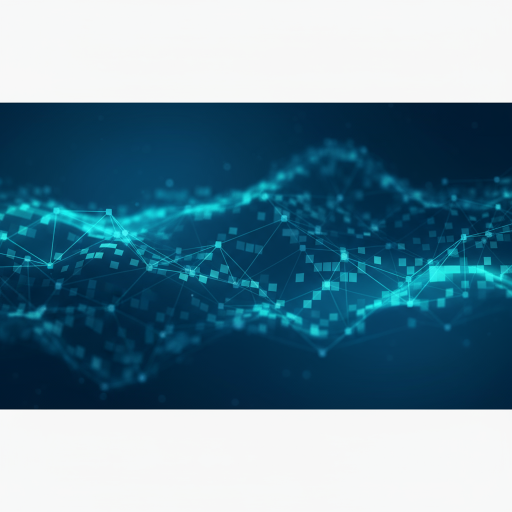
#> input picture Resources/hero-bg.jpg, 1024 x 1024 px (shown at 1/2 size)
$ python pixelate.py --input ../../../../Resources/hero-bg.jpg
#> lines starting #> are read from the running program, lines starting #| are printed output that depends on the picture
### bin/Debug/net6.0-windows/PythonScripts/core.py
"""
Numba 加速版 SLIC + 颜色量化 + 抖动
无 OpenCV，纯 NumPy + PIL + Numba
"""
from PIL import Image
import numpy as np
from dataclasses import dataclass
from typing import List, Optional
from sklearn.cluster import MiniBatchKMeans

@dataclass
class PixelArtConfig:
    pixel_size: int = 16
    color_count: int = 32
    dithering_method: Optional[str] = None
    dithering_strength: float = 0.5
    # ↓ 一键扩展（已开放）
    compactness: float = 10.0          # SLIC 紧凑度
    edge_harden: float = 0.0           # 边缘硬化强度
    align_grid: bool = False           # 栅格对齐
    quantize_space: str = "RGB"        # 颜色空间


# ---------- 颜色空间 ----------
# Apply njit decorator only if numba is available
njit_decorator = njit if 'numba' in globals() else lambda x: x

# [24 lines left out: function rgb_to_lab_numba, not called in this run]

def _rgb_to_lab_numpy(img: np.ndarray) -> np.ndarray:
    def gamma(c):
        return np.where(c <= 0.04045, c / 12.92, ((c + 0.055) / 1.055) ** 2.4)

    r, g, b = gamma(img[..., 0] / 255.0), gamma(img[..., 1] / 255.0), gamma(img[..., 2] / 255.0)
    x = r * 0.4124564 + g * 0.3575761 + b * 0.1804375
    y = r * 0.2126729 + g * 0.7151522 + b * 0.0721750
    z = r * 0.0193339 + g * 0.1191920 + b * 0.9503041
    x, y, z = x / 0.95047, y / 1.0, z / 1.08883

    def f(t):
        return np.where(t > 0.008856, t ** (1 / 3), (7.787 * t) + 16 / 116)

    fx, fy, fz = f(x), f(y), f(z)
    l = 116 * fy - 16
    a = 500 * (fx - fy)
    b = 200 * (fy - fz)

    lab = np.empty((l.shape[0], l.shape[1], 3), dtype=np.float64)
    lab[:, :, 0] = l
    lab[:, :, 1] = a
    lab[:, :, 2] = b
    return lab


# 定义njit和prange的替代实现
try:
    from numba import njit, prange
except ImportError:
    # njit的简单替代实现
    # [9 lines left out: function njit, not called in this run]

    # prange的简单替代实现
    def prange(*args):
        return range(*args)

# ---------- Numba 加速 SLIC ----------
class SLICPixelArtCore:
    def __init__(self, cfg: PixelArtConfig):
        self.cfg = cfg
        self.labels = None
        self.centers = []

    def initialize_centers(self, lab: np.ndarray) -> np.ndarray:
        h, w = lab.shape[:2]
        step = self.cfg.pixel_size
        centers = []
        for i in range(step // 2, h, step):
            for j in range(step // 2, w, step):
                min_grad, best = np.inf, (i, j)
                for di in (-1, 0, 1):
                    for dj in (-1, 0, 1):
                        ni, nj = i + di, j + dj
                        if 0 <= ni < h and 0 <= nj < w and ni + 1 < h and nj + 1 < w:
                            grad = (np.sum(np.abs(lab[ni + 1, nj] - lab[ni - 1, nj])) +
                                    np.sum(np.abs(lab[ni, nj + 1] - lab[ni, nj - 1])))
                            if grad < min_grad:
                                min_grad, best = grad, (ni, nj)
                ci, cj = best
                centers.append([float(ci), float(cj), lab[ci, cj, 0], lab[ci, cj, 1], lab[ci, cj, 2]])
        return np.array(centers)

    def slic_superpixel(self, img: np.ndarray) -> np.ndarray:
        h, w = img.shape[:2]
        # Use the numpy version when numba is not available
        lab = rgb_to_lab_numba(img) if hasattr(rgb_to_lab_numba, '__compiled__') else _rgb_to_lab_numpy(img)
        step = self.cfg.pixel_size
        centers = self.initialize_centers(lab)
        n_cent = len(centers)
        labels = np.full((h, w), 0, dtype=np.int32)  # ← 非 -1，防止全黑
        dists = np.full((h, w), np.inf, dtype=np.float32)

        yy, xx = np.mgrid[0:h, 0:w]
        lab_flat = lab.reshape(-1, 3)
        yy_flat = yy.ravel()
        xx_flat = xx.ravel()
        labels_flat = labels.ravel()
        dists_flat = dists.ravel()

        for itr in range(10):
            for k in range(n_cent):
                cx, cy = int(centers[k, 0]), int(centers[k, 1])
                x0, x1 = max(0, cx - step), min(h, cx + step)
                y0, y1 = max(0, cy - step), min(w, cy + step)
                h_sub, w_sub = x1 - x0, y1 - y0

                sub_idx = np.arange(x0, x1)[:, None] * w + np.arange(y0, y1)[None, :]
                sub_idx = sub_idx.ravel()

                sub_lab = lab[x0:x1, y0:y1]
                sub_xx = xx[x0:x1, y0:y1]
                sub_yy = yy[x0:x1, y0:y1]

                dc = np.sum((sub_lab - centers[k, 2:5]) ** 2, axis=2)
                ds = (sub_xx - cx) ** 2 + (sub_yy - cy) ** 2
                d_flat = (dc / (step ** 2) + ds / (step ** 2)).ravel()

                sub_d_flat = dists_flat[sub_idx]
                mask_flat = d_flat < sub_d_flat
                sub_d_flat[mask_flat] = d_flat[mask_flat]
                dists_flat[sub_idx] = sub_d_flat
                labels_flat[sub_idx[mask_flat]] = k

            # 一次性向量化中心更新
            new_cent = np.zeros((n_cent, 5))
            counts = np.bincount(labels_flat, minlength=n_cent)
            new_cent[:, 0] = np.bincount(labels_flat, weights=xx_flat, minlength=n_cent)
            new_cent[:, 1] = np.bincount(labels_flat, weights=yy_flat, minlength=n_cent)
            new_cent[:, 2] = np.bincount(labels_flat, weights=lab_flat[:, 0], minlength=n_cent)
            new_cent[:, 3] = np.bincount(labels_flat, weights=lab_flat[:, 1], minlength=n_cent)
            new_cent[:, 4] = np.bincount(labels_flat, weights=lab_flat[:, 2], minlength=n_cent)
            counts = np.maximum(counts, 1)
            new_cent /= counts.reshape(-1, 1)
            centers = new_cent

            # Early-Stop（可选）
            if np.max(np.abs(new_cent - centers)) < 0.5:
                break

        self.labels, self.centers = labels, centers
        # 向量化像素画（无逐 mask 循环）
        out = np.zeros_like(img)
        counts = np.bincount(labels.ravel(), minlength=n_cent)
        for c in range(3):
            channel_mean = np.bincount(labels.ravel(), weights=img[..., c].ravel(), minlength=n_cent)
            channel_mean /= np.maximum(counts, 1)
            out[..., c] = channel_mean[labels].astype(np.uint8)
        return out

    def generate_pixel_art(self, img: np.ndarray) -> np.ndarray:
        # ① 先跑分割（若未跑）
        if self.labels is None:
            self.slic_superpixel(img)

        h, w = img.shape[:2]
        labels = self.labels
        n_cent = len(self.centers)

        # ② 强制 16×16 栅格对齐（零填充到可被 step 整除）
        if self.cfg.align_grid:
            step = self.cfg.pixel_size
            # 零填充到可被 step 整除
            h_pad = (step - h % step) % step
            w_pad = (step - w % step) % step
            img_pad = np.pad(img, ((0, h_pad), (0, w_pad), (0, 0)), mode='constant', constant_values=0)
            h_pad, w_pad = img_pad.shape[0], img_pad.shape[1]

            h_grid, w_grid = h_pad // step, w_pad // step
            grid_rgb = img_pad.reshape(h_grid, step, w_grid, step, 3).mean(axis=(1, 3))  # H_grid×W_grid×3
            grid_rgb = grid_rgb.reshape(-1, 3)  # H_grid*W_grid×3

            # 回填到原图（零填充部分也保存）
            out = np.zeros_like(img)  # 原图大小
            for g in range(h_grid * w_grid):
                y0, x0 = (g // w_grid) * step, (g % w_grid) * step
                out[y0:y0 + step, x0:x0 + step] = grid_rgb[g]
            return out.astype(np.uint8)

        # ③ 非对齐模式（原向量化）
        counts = np.bincount(labels.ravel(), minlength=n_cent)
        lab_flat = img.reshape(-1, 3)
        mean_rgb = np.zeros((n_cent, 3), dtype=np.float32)
        for c in range(3):
            mean_rgb[:, c] = np.bincount(labels.ravel(), weights=lab_flat[:, c], minlength=n_cent)
        mean_rgb /= np.maximum(counts, 1)[:, None]
        out = mean_rgb[labels].astype(np.uint8)
        return out


# ---------- 颜色量化 ----------
class ColorQuantization:
    # [5 lines left out: function quantize_kmeans, not called in this run]


# ---------- 抖动 ----------
class Dithering:
    _patterns = {
        "floyd_steinberg": np.array([[0, 0, 7], [3, 5, 1]], dtype=np.float32) / 16.0,
        "atkinson": np.array([[0, 1, 1], [1, 1, 1], [0, 1, 0]], dtype=np.float32) / 8.0,
    }

    # [29 lines left out: functions apply_dithering, _dither_channel, not called in this run]


# ---------- 调色板 ----------
class ColorMapping:
    _palettes = {
        "gameboy": np.array([[155, 188, 15], [139, 172, 15], [48, 98, 48], [15, 56, 15]], dtype=np.uint8),
        "c64": np.array([[0, 0, 0], [255, 255, 255], [136, 0, 0], [170, 255, 238],
                         [204, 68, 204], [0, 204, 85], [0, 0, 170], [238, 238, 119],
                         [221, 136, 85], [102, 68, 0], [255, 119, 119], [51, 51, 51],
                         [119, 119, 119], [170, 255, 102], [0, 136, 255], [187, 187, 187]], dtype=np.uint8),
        "mono": np.array([[i, i, i] for i in range(0, 256, 16)], dtype=np.uint8),
    }

    def create_retro_palette(self, name: str = "gameboy") -> np.ndarray:
        return self._palettes.get(name, self._palettes["gameboy"])

    # [5 lines left out: function apply_palette, not called in this run]


# ---------- 生成器 ----------
class PixelArtGenerator:
    def __init__(self, cfg: PixelArtConfig):
        self.cfg = cfg
        self.slic = SLICPixelArtCore(cfg)
        self.quant = ColorQuantization()
        self.dith = Dithering()
        self.mapper = ColorMapping()

    def generate(self, img: np.ndarray, style: str = "basic") -> np.ndarray:
        handlers = {
            "basic": self._basic,
            "quantized": self._quantized,
            "dithered": self._dithered,
            "retro": self._retro,
            "monochrome": self._mono,
        }
        return handlers.get(style, handlers["basic"])(img)

    def _basic(self, img: np.ndarray) -> np.ndarray:
        return self.slic.generate_pixel_art(img)

    def _quantized(self, img: np.ndarray) -> np.ndarray:
        base = self._basic(img)
        return self.quant.quantize_kmeans(base, self.cfg.color_count)

    # [34 lines left out: functions _dithered, _retro, _mono, create_comparison, _grid, not called in this run]

### bin/Debug/net6.0-windows/PythonScripts/pixelate.py
#!/usr/bin/env python3
# -*- coding: utf-8 -*-
"""
像素画生成器主脚本
纯 Python 实现，无 OpenCV，保留 GUI 接口
"""
import sys
import argparse
import json
import time
import numpy as np
from pathlib import Path
from PIL import Image, ImageEnhance, ImageDraw
from typing import Optional, Tuple
from io import BytesIO
from core import PixelArtGenerator, PixelArtConfig
from slic import create_slic_instance  # 保留 GUI 接口


# ---------- 进度 ----------
def report_progress(progress_file: Optional[str], percent: int, msg: str):
    if not progress_file:
        return
    try:
        with open(progress_file, "w", encoding="utf-8") as f:
            json.dump({"progress": percent, "message": msg, "timestamp": time.time()}, f)
    except Exception:
        pass


# ---------- 参数验证 ----------
def validate_args(args: argparse.Namespace):
    if not args.pipe_mode:  # 只有在非管道模式下才需要检查输入文件
        if not Path(args.input).exists():
            raise ValueError(f"输入文件不存在: {args.input}")
    for v, low, high, name in [
        (args.pixel_size, 1, 64, "像素大小"),
        (args.color_count, 2, 256, "颜色数量"),
        (args.contrast, 0.1, 3.0, "对比度"),
        (args.brightness, 0.1, 2.0, "亮度"),
        (args.saturation, 0, 2.0, "饱和度"),
        (args.edge_smoothing, 0, 1.0, "边缘平滑"),
        (args.dither_strength, 0, 1.0, "抖动强度"),
    ]:
        if not (low <= v <= high):
            raise ValueError(f"{name}必须在{low}-{high}之间")


# ---------- 图像 IO ----------
def load_image(path: str) -> Image.Image:
    try:
        img = Image.open(path)
        if img.mode != "RGB":
            if img.mode == "RGBA":
                bg = Image.new("RGB", img.size, (255, 255, 255))
                bg.paste(img, mask=img.split()[3])
                img = bg
            else:
                img = img.convert("RGB")
        return img
    except Exception as e:
        raise ValueError(f"加载图像失败: {e}")


def save_image(img: Image.Image, path: str):
    Path(path).parent.mkdir(parents=True, exist_ok=True)
    img.save(path, format="PNG", optimize=True)


# ---------- 管道模式图像 IO ----------
# [35 lines left out: functions load_image_from_stdin, save_image_to_stdout, not called in this run]


# ---------- 基础调整 ----------
def apply_basic_adjustments(img: Image.Image, args: argparse.Namespace) -> Image.Image:
    for enh_name, factor in [
        ("Brightness", args.brightness),
        ("Contrast", args.contrast),
        ("Color", args.saturation),
    ]:
        if factor == 1.0:
            continue
        img = getattr(ImageEnhance, enh_name)(img).enhance(factor)
    return img


# ---------- 新核心处理（无 OpenCV） ----------
def process_with_new_core(img: Image.Image, args: argparse.Namespace) -> Image.Image:
    cfg = PixelArtConfig(
        pixel_size=args.pixel_size,
        color_count=args.color_count,
        dithering_method="floyd_steinberg" if args.dithering else None,
        dithering_strength=args.dither_strength,
        align_grid=True  # 强制栅格对齐以确保像素严格对齐
    )
    gen = PixelArtGenerator(cfg)
    rgb = np.array(img)
    style_map = {"basic": "basic", "average": "quantized", "median": "quantized", "slic": "basic"}
    out_rgb = gen.generate(rgb, style=style_map.get(args.algorithm, "basic"))
    result_img = Image.fromarray(out_rgb)

    # 如果启用边缘黑色像素处理，则添加边缘描边
    if getattr(args, 'edge_outline', False):
        # 获取边缘描边参数
        thickness = getattr(args, 'edge_outline_thickness', 3)
        color_str = getattr(args, 'edge_outline_color', "30,30,30")
        color = tuple(map(int, color_str.split(',')))
        out_rgb = add_edge_outline(out_rgb, thickness=thickness, color=color)
        result_img = Image.fromarray(out_rgb)

    # 如果启用网格线，则在图像上绘制网格
    if getattr(args, 'show_grid', False):
        result_img = draw_grid_on_image(result_img, args.pixel_size)

    return result_img


# [73 lines left out: functions draw_grid_on_image, add_edge_outline, not called in this run]


# ---------- 保留 GUI 接口 ----------
def create_slic_instance(image_array: np.ndarray, width: int, height: int):
    from slic import SLIC
    return SLIC(image_array, width, height)


# ---------- CLI ----------
def main():
    parser = argparse.ArgumentParser(description="像素画生成工具")
    parser.add_argument("--input", help="输入图片路径")
    parser.add_argument("--output", help="输出图片路径")
    parser.add_argument("--pipe-mode", action="store_true", help="启用管道模式")
    parser.add_argument("--pixel-size", type=int, default=16, help="像素块大小 (4-64)")
    parser.add_argument("--color-count", type=int, default=32, help="颜色数量 (2-256)")
    parser.add_argument("--palette", default="default", help="调色板名称")
    parser.add_argument("--algorithm", default="basic", help="像素化算法")
    parser.add_argument("--dithering", action="store_true", help="启用抖动")
    parser.add_argument("--edge-smoothing", type=float, default=0.5, help="边缘平滑 (0-1)")
    parser.add_argument("--contrast", type=float, default=1.0, help="对比度 (0.1-3.0)")
    parser.add_argument("--brightness", type=float, default=1.0, help="亮度 (0.1-2.0)")
    parser.add_argument("--saturation", type=float, default=1.0, help="饱和度 (0-2.0)")
    parser.add_argument("--progress-file", help="进度报告文件")
    parser.add_argument("--dither-strength", type=float, default=0.1, help="抖动强度 (0-1)")
    parser.add_argument("--cartoon-effect", action="store_true", help="卡通效果")
    parser.add_argument("--slic-iters", type=int, default=10, help="SLIC迭代次数")
    parser.add_argument("--slic-weight", type=float, default=10.0, help="SLIC颜色权重")
    parser.add_argument("--show-grid", action="store_true", help="在图像上显示网格线")
    parser.add_argument("--edge-outline", action="store_true", help="在图像上添加边缘黑色像素描边")
    parser.add_argument("--edge-outline-thickness", type=int, default=3, help="边缘描边厚度 (像素)")
    parser.add_argument("--edge-outline-color", default="30,30,30", help="边缘描边颜色 (R,G,B)")

    args = parser.parse_args()
    validate_args(args)

    start = time.time()
    report_progress(args.progress_file, 5, "开始处理...")

    # 根据模式加载图像
    if args.pipe_mode:
        img = load_image_from_stdin()
        report_progress(args.progress_file, 15, "图像加载完成")
    else:
        img = load_image(args.input)
#> in load_image, img is the input picture: PIL image 1024x1024 RGB; mean R, G, B 102.3, 137.9, 155
        report_progress(args.progress_file, 15, "图像加载完成")

    img = apply_basic_adjustments(img, args)
    report_progress(args.progress_file, 25, "基础调整完成")

    result = process_with_new_core(img, args)
#> in _rgb_to_lab_numpy, `x = r * 0.4124564 + g * 0.3575761 + b * 0.1804375`:
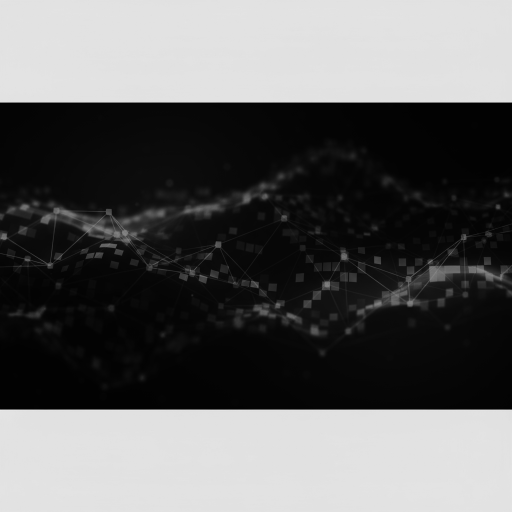
#> x: shape (1024, 1024) float64 (shown at 1/2 size); min 0.00446, max 0.932, mean 0.385
#> in _rgb_to_lab_numpy, `a = 500 * (fx - fy)`:
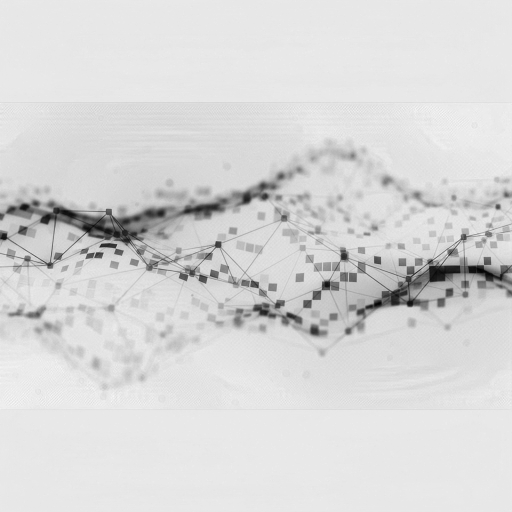
#> a: shape (1024, 1024) float64 (shown at 1/2 size); min -48.42, max 4.64, mean -3.4; drawn with min black and max white
#> in _rgb_to_lab_numpy, `b = 200 * (fy - fz)`:
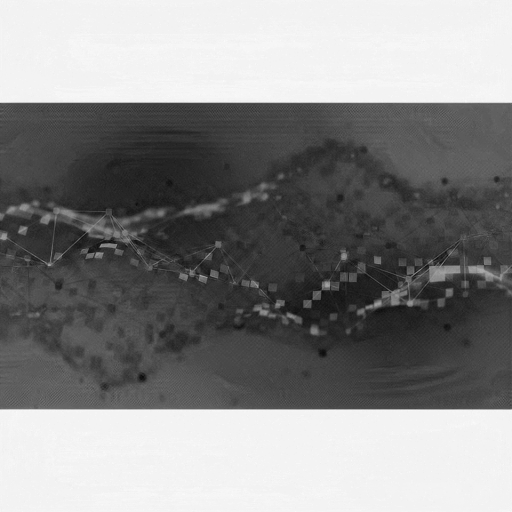
#> b: shape (1024, 1024) float64 (shown at 1/2 size); min -30.14, max 1.43, mean -13.18; drawn with min black and max white
#> in _rgb_to_lab_numpy, `lab[:, :, 2] = b`:
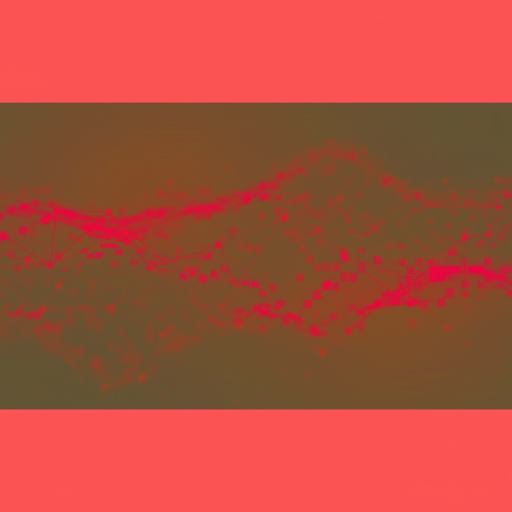
#> lab: shape (1024, 1024, 3) float64 (shown at 1/2 size); mean of channels 0, 1, 2 54, -3.4, -13.2; drawn with min black and max white
#> after the loop in initialize_centers, `for i in range(step // 2, h, step):`: centers = 4096 items, first 6: [8, 8, 97.23, -1.63e-05, 6.51e-06], [9, 25, 97.23, -1.63e-05, 6.51e-06], [8, 41, 96.91, 0.176, -0.479], [7, 55, 97.48, -0.507, 0.362], [7, 71, 97.51, -0.331, -0.116], [8, 87, 97.51, -0.331, -0.116]
#> in slic_superpixel, `n_cent = len(centers)`: n_cent = 4096
#> in slic_superpixel, `self.labels, self.centers = labels, centers`:
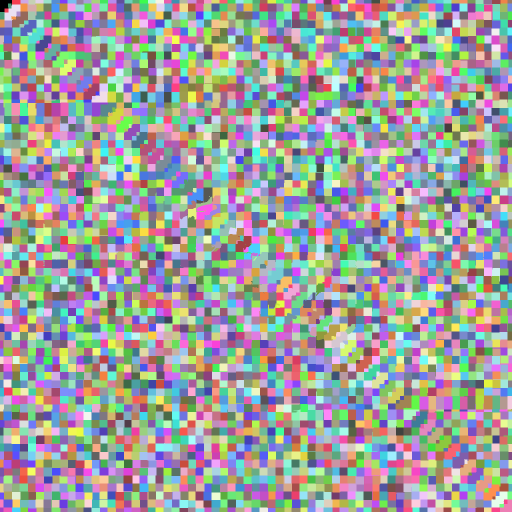
#> self.labels: shape (1024, 1024) int32 (shown at 1/2 size); 4096 distinct labels, from 0 to 4095; one colour per label, 0 black
#> in slic_superpixel, `counts = np.bincount(labels.ravel(), minlength=n_cent)`: counts = 4096 values, max 727 at index 2210, min 38 at index 3327, mean 256
#> after the loop in slic_superpixel, `for c in range(3):`:
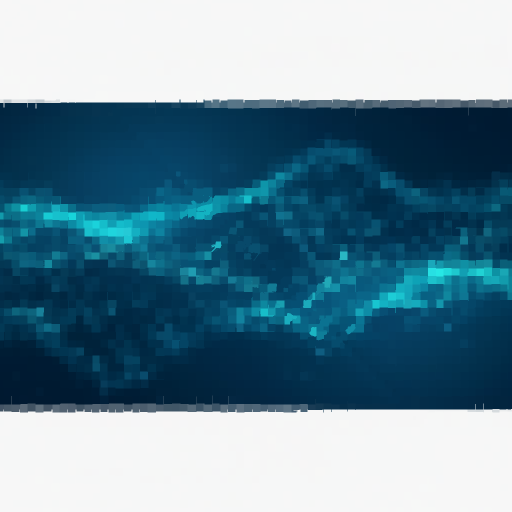
#> out: shape (1024, 1024, 3) (shown at 1/2 size); mean R, G, B 101.7, 137.4, 154.4
#> in generate_pixel_art, `n_cent = len(self.centers)`: n_cent = 4096
#> in generate_pixel_art, `grid_rgb = img_pad.reshape(h_grid, step, w_grid, step, 3).mean(axis=(1..`:
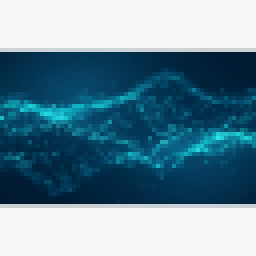
#> grid_rgb: shape (64, 64, 3) float64 (shown 4 times larger); mean R, G, B 102.3, 137.9, 155
    report_progress(args.progress_file, 90, "像素画生成完成")

    # 根据模式保存图像
    if args.pipe_mode:
        save_image_to_stdout(result)
    else:
        save_image(result, args.output)

    elapsed = time.time() - start
    report_progress(args.progress_file, 100, f"处理完成 (耗时: {elapsed:.2f}秒)")

    print(f"SUCCESS:{'PIPE_MODE' if args.pipe_mode else args.output}")
    print(f"TIME:{elapsed:.2f}")


if __name__ == "__main__":
#> (the run stopped early here; a loop or call above may not have finished)
